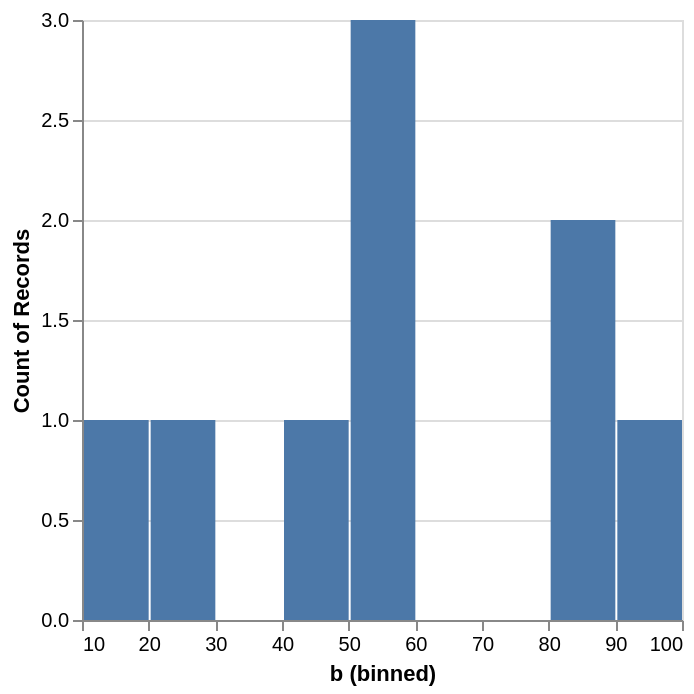

Describe this chart as a Vega-Lite specification.
### Vega specification from a JSON file in a GitHub repository (floating-point values rounded to 4 significant figures)
{"$schema": "https://vega.github.io/schema/vega/v6.json", "background": "white", "padding": 5, "width": 300, "height": 300, "style": "cell", "data": [{"name": "source_0", "values": [{"a": "A", "b": 28, "c": 5, "g": "x"}, {"a": "B", "b": 55, "c": 9, "g": "y"}, {"a": "C", "b": 43, "c": 2, "g": "x"}, {"a": "D", "b": 91, "c": 7, "g": "y"}, {"a": "E", "b": 81, "c": 4, "g": "x"}, {"a": "F", "b": 53, "c": 6, "g": "y"}, {"a": "G", "b": 19, "c": 8, "g": "x"}, {"a": "H", "b": 87, "c": 1, "g": "y"}, {"a": "I", "b": 52, "c": 3, "g": "x"}]}, {"name": "data_0", "source": "source_0", "transform": [{"type": "extent", "field": "b", "signal": "bin_maxbins_10_b_extent"}, {"type": "bin", "field": "b", "as": ["bin_maxbins_10_b", "bin_maxbins_10_b_end"], "signal": "bin_maxbins_10_b_bins", "extent": {"signal": "bin_maxbins_10_b_extent"}, "maxbins": 10}, {"type": "aggregate", "groupby": ["bin_maxbins_10_b", "bin_maxbins_10_b_end"], "ops": ["count"], "fields": [null], "as": ["__count"]}, {"type": "filter", "expr": "isValid(datum[\"bin_maxbins_10_b\"]) && isFinite(+datum[\"bin_maxbins_10_b\"])"}]}], "marks": [{"name": "marks", "type": "rect", "style": ["bar"], "from": {"data": "data_0"}, "encode": {"update": {"fill": {"value": "#4c78a8"}, "ariaRoleDescription": {"value": "bar"}, "description": {"signal": "\"b (binned): \" + (!isValid(datum[\"bin_maxbins_10_b\"]) || !isFinite(+datum[\"bin_maxbins_10_b\"]) ? \"null\" : format(datum[\"bin_maxbins_10_b\"], \"\") + \" – \" + format(datum[\"bin_maxbins_10_b_end\"], \"\")) + \"; Count of Records: \" + (format(datum[\"__count\"], \"\"))"}, "x2": {"scale": "x", "field": "bin_maxbins_10_b", "offset": {"signal": "0.5 + (abs(scale(\"x\", datum[\"bin_maxbins_10_b_end\"]) - scale(\"x\", datum[\"bin_maxbins_10_b\"])) < 0.25 ? -0.5 * (0.25 - (abs(scale(\"x\", datum[\"bin_maxbins_10_b_end\"]) - scale(\"x\", datum[\"bin_maxbins_10_b\"])))) : 0.5)"}}, "x": {"scale": "x", "field": "bin_maxbins_10_b_end", "offset": {"signal": "0.5 + (abs(scale(\"x\", datum[\"bin_maxbins_10_b_end\"]) - scale(\"x\", datum[\"bin_maxbins_10_b\"])) < 0.25 ? 0.5 * (0.25 - (abs(scale(\"x\", datum[\"bin_maxbins_10_b_end\"]) - scale(\"x\", datum[\"bin_maxbins_10_b\"])))) : -0.5)"}}, "y": {"scale": "y", "field": "__count"}, "y2": {"scale": "y", "value": 0}}}}], "scales": [{"name": "x", "type": "linear", "domain": {"signal": "[bin_maxbins_10_b_bins.start, bin_maxbins_10_b_bins.stop]"}, "range": [0, {"signal": "width"}], "bins": {"signal": "bin_maxbins_10_b_bins"}, "zero": false}, {"name": "y", "type": "linear", "domain": {"data": "data_0", "field": "__count"}, "range": [{"signal": "height"}, 0], "nice": true, "zero": true}], "axes": [{"scale": "y", "orient": "left", "gridScale": "x", "grid": true, "tickCount": {"signal": "ceil(height/40)"}, "domain": false, "labels": false, "aria": false, "maxExtent": 0, "minExtent": 0, "ticks": false, "zindex": 0}, {"scale": "x", "orient": "bottom", "grid": false, "title": "b (binned)", "labelFlush": true, "labelOverlap": true, "tickCount": {"signal": "ceil(width/10)"}, "zindex": 0}, {"scale": "y", "orient": "left", "grid": false, "title": "Count of Records", "labelOverlap": true, "tickCount": {"signal": "ceil(height/40)"}, "zindex": 0}]}
